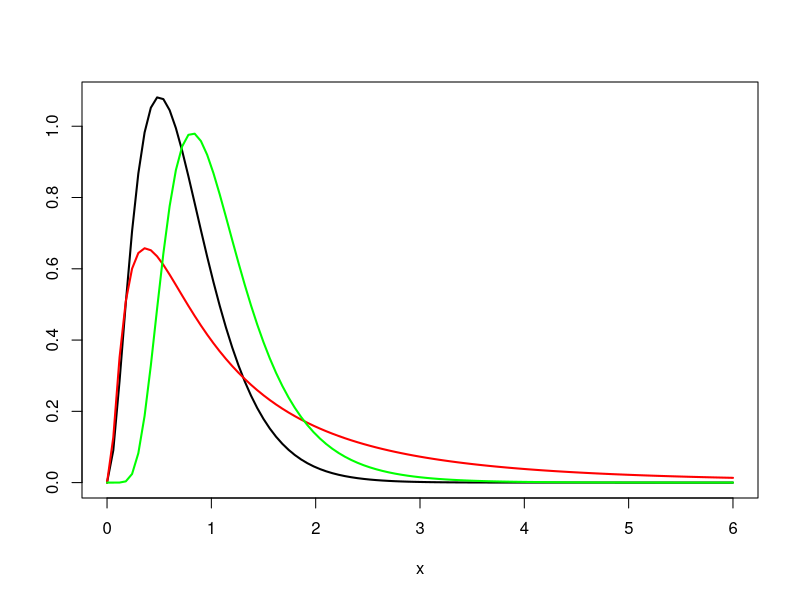
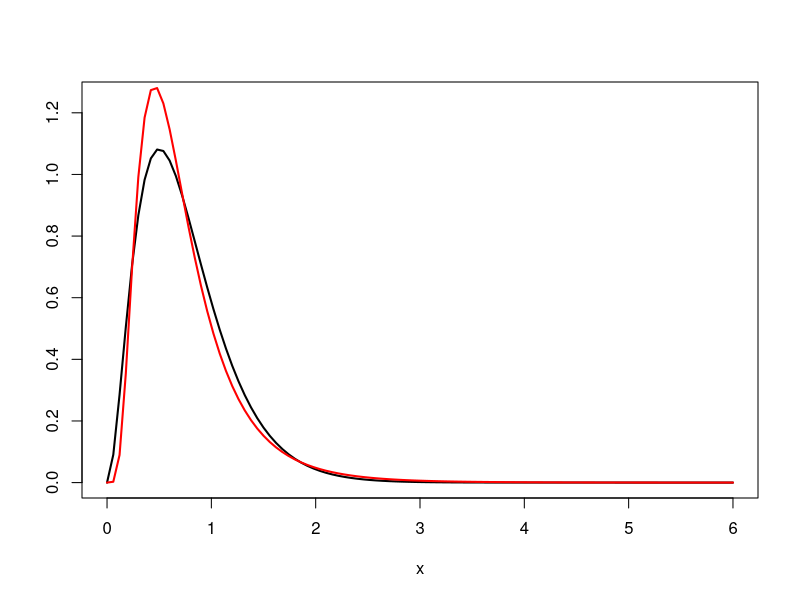
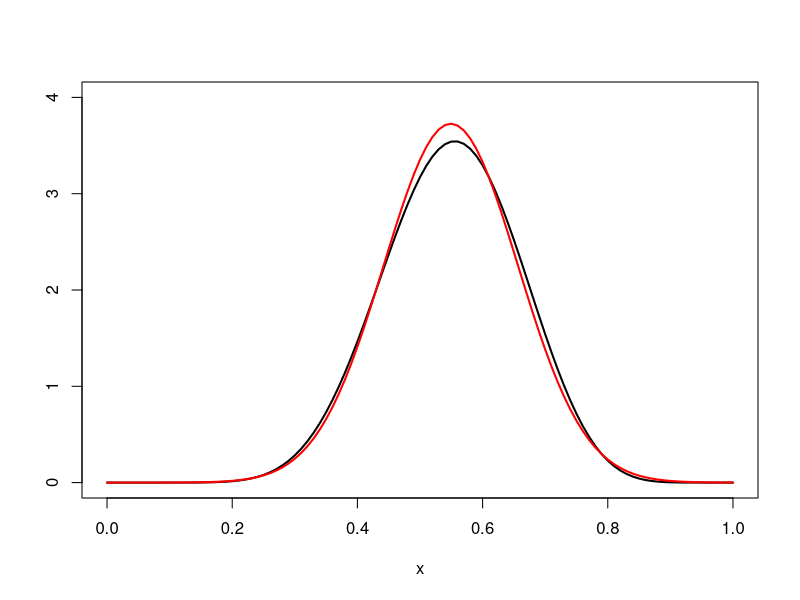

Recreate these plots in R, in order.
## ---- chunk 1
# KL for continuous functions
KL <- function(q, p_tilde, lower, upper, ...) {
  f <- function(x) q(x, ...) * log(q(x, ...)/p_tilde(x))
  integrate(f, lower, upper)$value
}

# an eg:
p_tilde <- function(x) dgamma(x, shape=3.0, scale=0.25)
q1 <- function(x) dlnorm(x, 0, 1)
q2 <- function(x) dlnorm(x, 0, .45)

curve(p_tilde, 0, 6, lwd=2, ylab="")
curve(q1,      0, 6, lwd=2, col="red",   add=T)
curve(q2,      0, 6, lwd=2, col="green", add=T)  # this one 'seems' closer...

KL(q1,p_tilde, lower=1e-3, upper=100)
KL(q2,p_tilde, lower=1e-3, upper=100) # ...and in fact, KL gives a smaller number
## ---- chunk 2
variational_lnorm <- function(p_tilde, lower, upper) {
  q <- dlnorm # in this eg, q is a log-normal
  
  J <- function(params) {
    KL(q, p_tilde, lower=lower, upper=upper, meanlog=params[1], sdlog=params[2])
  }
  
  optim(par=c(0, 1), fn=J)$par
}

# an eg:
p_tilde <- function(x) dgamma(x, shape=3.0, scale=0.25)

approximation_params <- variational_lnorm(p_tilde, lower=1e-3, upper=100)
# get the resulting approximation:
q <- function(x) dlnorm(x, approximation_params[1], approximation_params[2])

KL(q,p_tilde,1e-3,10) # compute their distance

curve(p_tilde, 0, 6, lwd=2, ylab="", ylim=c(0,1.25))
curve(q,       0, 6, lwd=2, col="red",   add=T)
## ---- chunk 3
variational_norm <- function(p_tilde, lower, upper) {
  q <- dnorm  # in this eg, q is a normal
  
  J <- function(params) {
    KL(q, p_tilde, lower=lower, upper=upper, mean=params[1], sd=params[2])
  }
  
  optim(par=c(0.5, 0.2), fn=J)$par  # initial values are tricky, not very stable
}

p_tilde <- function(x) dbeta(x,11,9)

approximation_params <- variational_norm(p_tilde, lower=1e-3, upper=1-1e-3)
# get the resulting approximation:
q <- function(x) dnorm(x, mean=approximation_params[1], sd=approximation_params[2])

KL(q,p_tilde,0,1) # compute their distance

curve(p_tilde, 0, 1, lwd=2, ylab="", ylim=c(0,4))
curve(q,       0, 1, lwd=2, col="red",   add=T)
